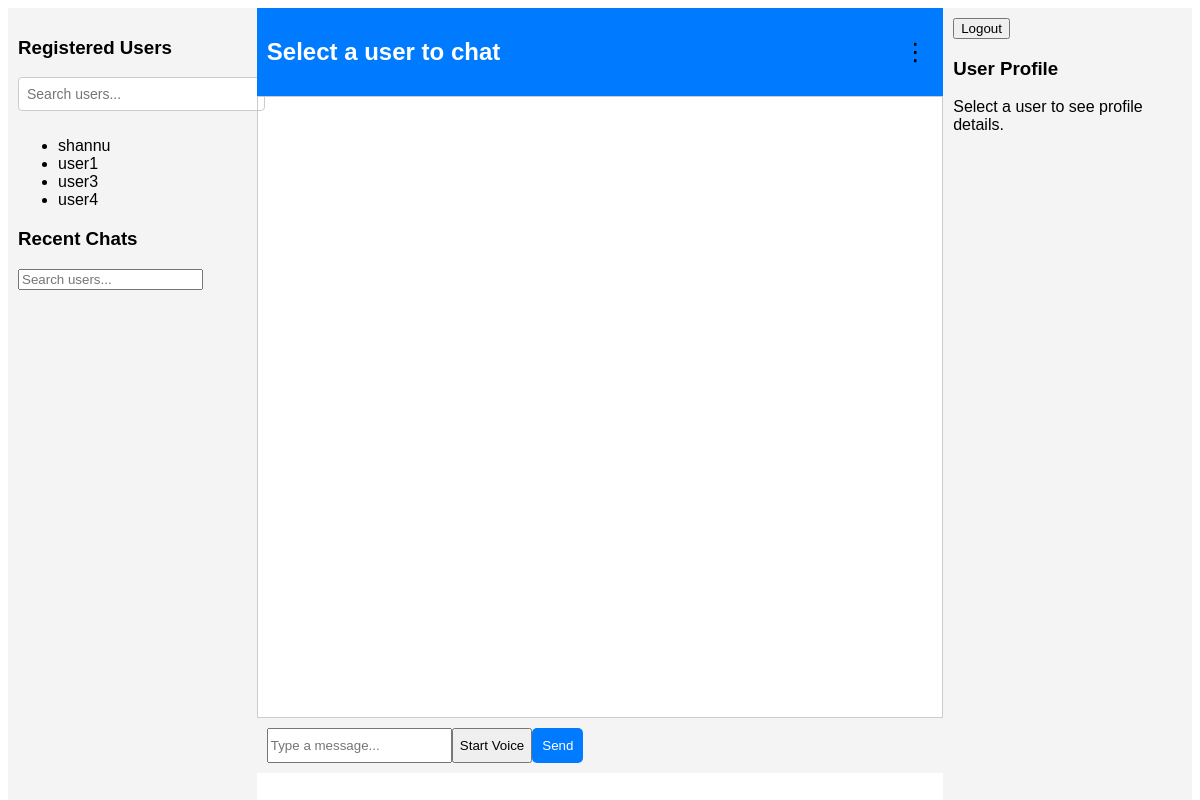
/ (signed in), run on the app's committed database.
### tables this page shows
CREATE TABLE users (
            id INTEGER PRIMARY KEY AUTOINCREMENT,
            username TEXT UNIQUE NOT NULL,
            password TEXT NOT NULL,
            is_admin INTEGER NOT NULL DEFAULT 0
        );

### app.py (the view)
@app.route('/')
@login_required
def index():
    conn = sqlite3.connect('chat.db')
    cursor = conn.cursor()
    cursor.execute('''
        SELECT DISTINCT u.id, u.username, rc.timestamp_local
        FROM recent_chats rc
        JOIN users u ON rc.user_id = u.id
        WHERE rc.sender_id = ?
        ORDER BY rc.timestamp_local DESC
    ''', (current_user.id,))
    recent_chats = cursor.fetchall()
    cursor.execute('SELECT id, username FROM users WHERE id != ?', (current_user.id,))
    users = cursor.fetchall()
    conn.close()
    last_chat_user_id = session.get('last_chat_user_id')
    if not last_chat_user_id and recent_chats:
        last_chat_user_id = recent_chats[0][0]  # Default to the most recent chat
    session['last_chat_user_id'] = last_chat_user_id
    def get_username(user_id):
        for user in users:
            if user[0] == user_id:
                return user[1]
        return "Unknown"
    return render_template('index.html', users=users, recent_chats=recent_chats, last_chat_user_id=last_chat_user_id,get_username=get_username)

### app.py (called while the page is built)
@login_manager.user_loader
def load_user(user_id):
    conn = sqlite3.connect('chat.db')
    cursor = conn.cursor()
    cursor.execute('SELECT id, username, password, is_admin FROM users WHERE id = ?', (user_id,))
    user_data = cursor.fetchone()
    conn.close()
    if user_data:
        return User(user_data[0], user_data[1], user_data[2], user_data[3])
    return None

### templates/index.html (shortened to what this page needs)
<!DOCTYPE html>
<html lang="en">
<head>
    <link rel="stylesheet" href="{{ url_for('static', filename='style.css') }}">
    <link rel="stylesheet" href="https://cdnjs.cloudflare.com/ajax/libs/font-awesome/6.4.2/css/all.min.css">
</head>
<body>
    <div class="app">
        <div class="sidebar">
            <h3>Registered Users</h3>
            <input type="text" id="user-search" placeholder="Search users..." oninput="searchUsers()" />
            <ul id="user-list">
                {% for user in users %}
                    <li onclick="startChat('{{ user[0] }}', '{{ user[1] }}')">{{ user[1] }}</li>
                {% endfor %}
            </ul>
            <h3>Recent Chats</h3>
            <input type="text" id="recent-user-search" placeholder="Search users..." oninput="searchRecentUsers()" />
        </div>
        <div class="chat-area">
            <div class="chat-header">
                <h2 id="chat-with">Select a user to chat</h2>
                <div class="chat-menu">
                <button class="menu-toggle" id="three-dots">⋮</button>
                </div>
            </div>
            <div class="conversation-area" id="conversation-area">
            </div>
            <div class="chat-area-footer">
                <input type="text" id="TxtMessage" placeholder="Type a message..." />
                <button id="startVoice">Start Voice</button>
                <button id="send-button">Send</button>
            </div>
        </div>
        <div class="profile-area" id="profile-area">
            <button id="logout-button" onclick="logout()">Logout</button>
            <h3>User Profile</h3>
            <p id="profile-details">Select a user to see profile details.</p>
        </div>
    </div>
</body>
</html>

### static/style.css (style rules this page uses)
body { font-family: Arial, sans-serif; }
.app { display: flex; height: 100vh; width:auto; flex-direction: row; }
.sidebar { width: 20%; background: #f4f4f4; padding: 10px; }
.chat-area { width: 60%; display: flex; flex-direction: column; }
.profile-area { width: 20%; background: #f4f4f4; padding: 10px; }
.conversation-area { display: flex; flex-direction: column; border: 1px solid #ccc; height: calc(100vh - 200px); overflow-y: auto; padding: 10px; }
.chat-area-footer { display: flex; padding: 10px; background-color: #f4f4f4; }
#send-button { padding: 10px; background-color: #007bff; color: white; border: none; border-radius: 5px; cursor: pointer; }
#user-search { width: 100%; padding: 8px; margin-bottom: 10px; border: 1px solid #ccc; border-radius: 4px; font-size: 14px; }
.chat-header { background-color: #007bff; color: white; padding: 10px; display: flex; align-items: center; justify-content: space-between; position: relative; }
.menu-toggle { background: none; border: none; color: rgb(0, 0, 0); font-size: 24px; cursor: pointer; }

### data on the page
users: username "shannu"
users: username "user1"
users: username "user3"
users: username "user4"
